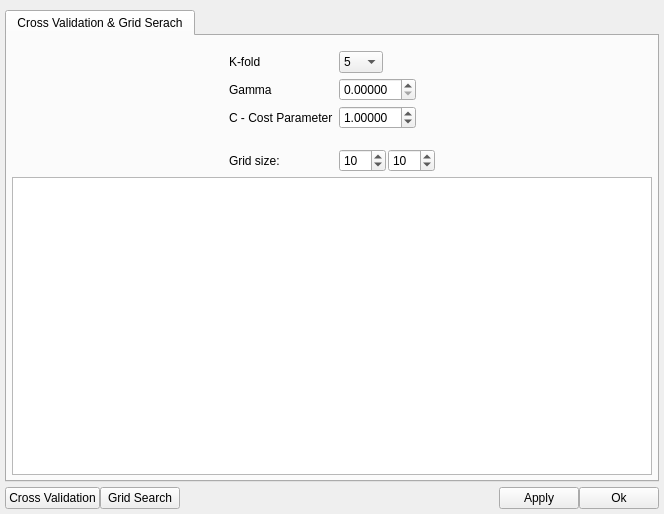
<?xml version="1.0" encoding="UTF-8"?>
<ui version="4.0">
 <class>Form</class>
 <widget class="QWidget" name="Form">
  <property name="geometry">
   <rect>
    <x>0</x>
    <y>0</y>
    <width>664</width>
    <height>514</height>
   </rect>
  </property>
  <property name="windowTitle">
   <string>Form</string>
  </property>
  <property name="windowIcon">
   <iconset resource="../../qrc/at_rc.qrc">
    <normaloff>:/annotationtool.svg</normaloff>:/annotationtool.svg</iconset>
  </property>
  <layout class="QGridLayout" name="gridLayout_2">
   <property name="leftMargin">
    <number>5</number>
   </property>
   <property name="topMargin">
    <number>10</number>
   </property>
   <property name="rightMargin">
    <number>5</number>
   </property>
   <property name="bottomMargin">
    <number>5</number>
   </property>
   <property name="verticalSpacing">
    <number>5</number>
   </property>
   <item row="0" column="0">
    <widget class="QTabWidget" name="tabWidget">
     <property name="currentIndex">
      <number>0</number>
     </property>
     <widget class="QWidget" name="tab">
      <attribute name="title">
       <string>Cross Validation &amp;&amp; Grid Serach</string>
      </attribute>
      <layout class="QVBoxLayout" name="verticalLayout">
       <property name="spacing">
        <number>0</number>
       </property>
       <property name="margin">
        <number>5</number>
       </property>
       <item>
        <layout class="QHBoxLayout" name="hbox3">
         <item>
          <spacer name="hspacer2">
           <property name="orientation">
            <enum>Qt::Horizontal</enum>
           </property>
           <property name="sizeHint" stdset="0">
            <size>
             <width>40</width>
             <height>20</height>
            </size>
           </property>
          </spacer>
         </item>
         <item>
          <widget class="QFrame" name="frame">
           <property name="sizePolicy">
            <sizepolicy hsizetype="Preferred" vsizetype="Maximum">
             <horstretch>0</horstretch>
             <verstretch>0</verstretch>
            </sizepolicy>
           </property>
           <layout class="QFormLayout" name="formLayout">
            <property name="fieldGrowthPolicy">
             <enum>QFormLayout::FieldsStayAtSizeHint</enum>
            </property>
            <property name="horizontalSpacing">
             <number>-1</number>
            </property>
            <property name="verticalSpacing">
             <number>5</number>
            </property>
            <property name="margin">
             <number>5</number>
            </property>
            <item row="0" column="0">
             <layout class="QHBoxLayout" name="hbox1"/>
            </item>
            <item row="1" column="0">
             <widget class="QLabel" name="label">
              <property name="toolTip">
               <string>&lt;html&gt;&lt;head/&gt;&lt;body&gt;&lt;p&gt;&lt;span style=&quot; font-size:12pt;&quot;&gt;K-fold (stratified)&lt;/span&gt;&lt;/p&gt;&lt;/body&gt;&lt;/html&gt;</string>
              </property>
              <property name="text">
               <string>K-fold</string>
              </property>
             </widget>
            </item>
            <item row="1" column="1">
             <widget class="QComboBox" name="fold">
              <item>
               <property name="text">
                <string>5</string>
               </property>
              </item>
              <item>
               <property name="text">
                <string>10</string>
               </property>
              </item>
             </widget>
            </item>
            <item row="2" column="0">
             <widget class="QLabel" name="gamm_label">
              <property name="toolTip">
               <string>&lt;html&gt;&lt;head/&gt;&lt;body&gt;&lt;p&gt;&lt;span style=&quot; font-size:12pt;&quot;&gt;Kernel parameter: using a RBF-kernel i.e. EXP(gamma*||x-x'||&lt;/span&gt;&lt;span style=&quot; font-size:12pt; vertical-align:super;&quot;&gt;2&lt;/span&gt;&lt;span style=&quot; font-size:12pt; vertical-align:sub;&quot;&gt;2&lt;/span&gt;&lt;span style=&quot; font-size:12pt;&quot;&gt;) and gamma = 1/(2*sigma)&lt;/span&gt;&lt;span style=&quot; font-size:12pt; vertical-align:super;&quot;&gt;2&lt;/span&gt;&lt;/p&gt;&lt;p&gt;&lt;span style=&quot; font-size:12pt;&quot;&gt;Small gamma means large influence of a single support vector and vice versa.&lt;/span&gt;&lt;/p&gt;&lt;p&gt;&lt;br/&gt;&lt;/p&gt;&lt;p&gt;&lt;br/&gt;&lt;/p&gt;&lt;/body&gt;&lt;/html&gt;</string>
              </property>
              <property name="text">
               <string>Gamma</string>
              </property>
             </widget>
            </item>
            <item row="2" column="1">
             <widget class="QDoubleSpinBox" name="gamma">
              <property name="decimals">
               <number>5</number>
              </property>
             </widget>
            </item>
            <item row="3" column="0">
             <widget class="QLabel" name="c_label">
              <property name="toolTip">
               <string>&lt;!DOCTYPE HTML PUBLIC &quot;-//W3C//DTD HTML 4.0//EN&quot; &quot;http://www.w3.org/TR/REC-html40/strict.dtd&quot;&gt;
&lt;html&gt;&lt;head&gt;&lt;meta name=&quot;qrichtext&quot; content=&quot;1&quot; /&gt;&lt;style type=&quot;text/css&quot;&gt;
p, li { white-space: pre-wrap; }
&lt;/style&gt;&lt;/head&gt;&lt;body style=&quot; font-family:'Lucida Grande'; font-size:13pt; font-weight:400; font-style:normal;&quot;&gt;
&lt;p style=&quot; margin-top:12px; margin-bottom:12px; margin-left:0px; margin-right:0px; -qt-block-indent:0; text-indent:0px;&quot;&gt;&lt;span style=&quot; font-family:'Sans Serif'; font-size:12pt; font-weight:600; font-style:italic;&quot;&gt;C&lt;/span&gt;&lt;span style=&quot; font-family:'Sans Serif'; font-size:12pt;&quot;&gt; - regularisation or cost parameter&lt;/span&gt;&lt;/p&gt;
&lt;p style=&quot; margin-top:12px; margin-bottom:12px; margin-left:0px; margin-right:0px; -qt-block-indent:0; text-indent:0px;&quot;&gt;&lt;span style=&quot; font-family:'Sans Serif'; font-size:12pt;&quot;&gt;A smaller &lt;/span&gt;&lt;span style=&quot; font-family:'Sans Serif'; font-size:12pt; font-weight:600; font-style:italic;&quot;&gt;C&lt;/span&gt;&lt;span style=&quot; font-family:'Sans Serif'; font-size:12pt;&quot;&gt; means a larger &lt;/span&gt;&lt;span style=&quot; font-family:'Sans Serif'; font-size:12pt; font-style:italic;&quot;&gt;margin&lt;/span&gt;&lt;span style=&quot; font-family:'Sans Serif'; font-size:12pt;&quot;&gt; of the &lt;/span&gt;&lt;span style=&quot; font-family:'Sans Serif'; font-size:12pt; font-style:italic;&quot;&gt;SVM&lt;/span&gt;&lt;span style=&quot; font-family:'Sans Serif'; font-size:12pt;&quot;&gt; and a larger number of support vectors,&lt;/span&gt;&lt;/p&gt;&lt;/body&gt;&lt;/html&gt;</string>
              </property>
              <property name="text">
               <string>C - Cost Parameter</string>
              </property>
             </widget>
            </item>
            <item row="3" column="1">
             <widget class="QDoubleSpinBox" name="regConst">
              <property name="autoFillBackground">
               <bool>false</bool>
              </property>
              <property name="decimals">
               <number>5</number>
              </property>
              <property name="value">
               <double>1.000000000000000</double>
              </property>
             </widget>
            </item>
            <item row="5" column="0">
             <widget class="QLabel" name="grid_label">
              <property name="toolTip">
               <string>&lt;html&gt;&lt;head/&gt;&lt;body&gt;&lt;p&gt;Grid search is performed on a logarithmic grid. This parameters defined the number of grid points per axes.&lt;/p&gt;&lt;p&gt;Search range 10&lt;span style=&quot; vertical-align:super;&quot;&gt;-3&lt;/span&gt; to 10&lt;span style=&quot; vertical-align:super;&quot;&gt;3&lt;/span&gt; for C and 10&lt;span style=&quot; vertical-align:super;&quot;&gt;-5&lt;/span&gt; to 10&lt;span style=&quot; vertical-align:super;&quot;&gt;2&lt;/span&gt; for gamma.&lt;/p&gt;&lt;/body&gt;&lt;/html&gt;</string>
              </property>
              <property name="text">
               <string>Grid size:</string>
              </property>
             </widget>
            </item>
            <item row="5" column="1">
             <layout class="QHBoxLayout" name="hbox2">
              <item>
               <widget class="QSpinBox" name="grid_C">
                <property name="maximum">
                 <number>666</number>
                </property>
                <property name="value">
                 <number>10</number>
                </property>
               </widget>
              </item>
              <item>
               <widget class="QSpinBox" name="grid_gamma">
                <property name="maximum">
                 <number>666</number>
                </property>
                <property name="value">
                 <number>10</number>
                </property>
               </widget>
              </item>
             </layout>
            </item>
            <item row="4" column="1">
             <spacer name="vspacer">
              <property name="orientation">
               <enum>Qt::Vertical</enum>
              </property>
              <property name="sizeHint" stdset="0">
               <size>
                <width>20</width>
                <height>10</height>
               </size>
              </property>
             </spacer>
            </item>
           </layout>
          </widget>
         </item>
         <item>
          <spacer name="hspacer1">
           <property name="orientation">
            <enum>Qt::Horizontal</enum>
           </property>
           <property name="sizeHint" stdset="0">
            <size>
             <width>40</width>
             <height>20</height>
            </size>
           </property>
          </spacer>
         </item>
        </layout>
       </item>
       <item>
        <widget class="QTextEdit" name="output">
         <property name="sizePolicy">
          <sizepolicy hsizetype="Expanding" vsizetype="MinimumExpanding">
           <horstretch>0</horstretch>
           <verstretch>0</verstretch>
          </sizepolicy>
         </property>
         <property name="textInteractionFlags">
          <set>Qt::TextEditorInteraction</set>
         </property>
        </widget>
       </item>
      </layout>
     </widget>
    </widget>
   </item>
   <item row="1" column="0">
    <layout class="QHBoxLayout" name="hbox5">
     <property name="spacing">
      <number>-1</number>
     </property>
     <property name="bottomMargin">
      <number>0</number>
     </property>
     <item>
      <widget class="QPushButton" name="crossValBtn">
       <property name="text">
        <string>Cross Validation</string>
       </property>
      </widget>
     </item>
     <item>
      <widget class="QPushButton" name="gridSearchBtn">
       <property name="text">
        <string>Grid Search</string>
       </property>
      </widget>
     </item>
     <item>
      <spacer name="hspacer">
       <property name="orientation">
        <enum>Qt::Horizontal</enum>
       </property>
       <property name="sizeHint" stdset="0">
        <size>
         <width>40</width>
         <height>20</height>
        </size>
       </property>
      </spacer>
     </item>
     <item>
      <widget class="QPushButton" name="applyBtn">
       <property name="text">
        <string>Apply</string>
       </property>
      </widget>
     </item>
     <item>
      <widget class="QPushButton" name="okBtn">
       <property name="text">
        <string>Ok</string>
       </property>
      </widget>
     </item>
    </layout>
   </item>
  </layout>
 </widget>
 <layoutdefault spacing="2" margin="5"/>
 <tabstops>
  <tabstop>applyBtn</tabstop>
  <tabstop>okBtn</tabstop>
  <tabstop>crossValBtn</tabstop>
  <tabstop>gridSearchBtn</tabstop>
  <tabstop>output</tabstop>
  <tabstop>grid_C</tabstop>
  <tabstop>grid_gamma</tabstop>
  <tabstop>regConst</tabstop>
  <tabstop>gamma</tabstop>
  <tabstop>fold</tabstop>
  <tabstop>tabWidget</tabstop>
 </tabstops>
 <resources>
  <include location="../../qrc/at_rc.qrc"/>
 </resources>
 <connections/>
</ui>
